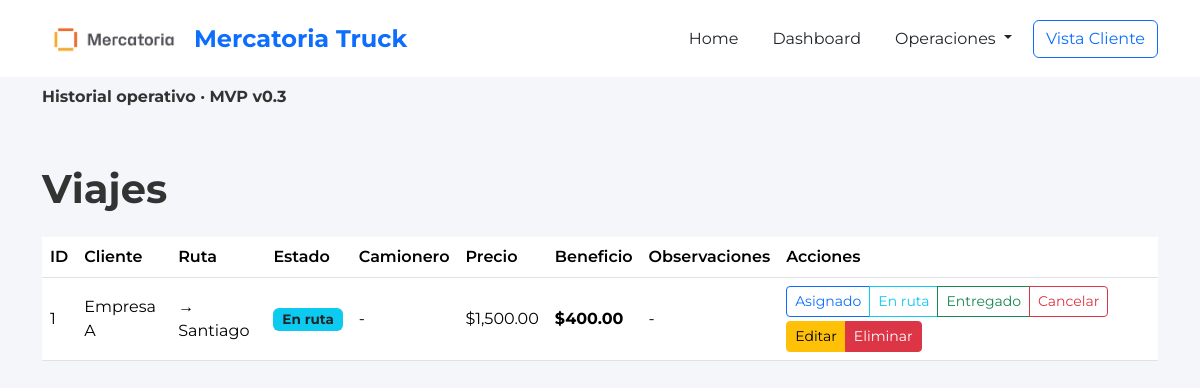
The page /viajes on the database as committed earlier.
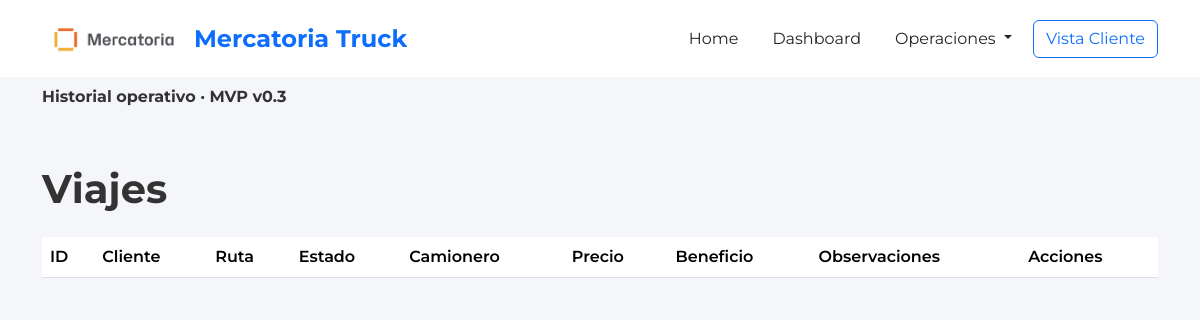
The same page on the database as committed later.
### tables this page shows
CREATE TABLE viajes (
        id INTEGER PRIMARY KEY AUTOINCREMENT,
        cliente TEXT,
        cliente_id INTEGER,
        ruta_id INTEGER,
        tarifa_id INTEGER,
        tipo_vehiculo_id INTEGER,
        origen TEXT,
        destino TEXT,
        precio REAL DEFAULT 0,
        precio_calculado REAL DEFAULT 0,
        precio_final REAL DEFAULT 0,
        precio_editado INTEGER DEFAULT 0,
        motivo_edicion_precio TEXT,
        combustible REAL DEFAULT 0,
        pago_camionero REAL DEFAULT 0,
        camionero REAL DEFAULT 0,
        comision REAL DEFAULT 0,
        beneficio REAL DEFAULT 0,
        estado TEXT DEFAULT 'Solicitado',
        camionero_id INTEGER,
        camionero_nombre TEXT,
        vehiculo_id INTEGER,
        fecha_creacion TEXT DEFAULT CURRENT_TIMESTAMP,
        fecha_asignacion TEXT,
        fecha_recogida TEXT,
        fecha_entrega TEXT,
        observaciones TEXT
    );

### routes/viajes.py (the view)
@viajes_bp.route("/viajes")
def viajes():
    conexion = conectar()
    cursor = conexion.cursor()
    cursor.execute("""
    SELECT id, cliente, origen, destino, precio, combustible, camionero,
           comision, beneficio, estado, camionero_nombre, observaciones
    FROM viajes
    ORDER BY id DESC
    """)
    viajes_guardados = cursor.fetchall()
    conexion.close()
    return render_template(
        "viajes.html",
        viajes=viajes_guardados,
        rol=CURRENT_ROLE,
        estados=VIAJE_ESTADOS
    )

### database.py (called while the page is built)
def conectar():
    con = sqlite3.connect(DATABASE_NAME)
    con.row_factory = sqlite3.Row
    return con

### templates/viajes.html
{% extends "base.html" %}
{% block barra %}
Historial operativo · MVP v0.3
{% endblock %}
{% block contenido %}
<h1>Viajes</h1>
<div class="main-card mt-4">
    <table class="table table-hover align-middle">
        <thead>
            <tr>
                <th>ID</th>
                <th>Cliente</th>
                <th>Ruta</th>
                <th>Estado</th>
                <th>Camionero</th>
                <th>Precio</th>
                <th>Beneficio</th>
                <th>Observaciones</th>
                <th>Acciones</th>
            </tr>
        </thead>
        <tbody>
            {% for viaje in viajes %}
            <tr>
                <td>{{ viaje[0] }}</td>
                <td>{{ viaje[1] }}</td>
                <td>{{ viaje[2] }} → {{ viaje[3] }}</td>
                <td>
                    {% if viaje[9] == "Pendiente" %}
                        <span class="badge bg-warning text-dark">Pendiente</span>
                    {% elif viaje[9] == "Asignado" %}
                        <span class="badge bg-primary">Asignado</span>
                    {% elif viaje[9] == "En ruta" %}
                        <span class="badge bg-info text-dark">En ruta</span>
                    {% elif viaje[9] == "Entregado" %}
                        <span class="badge bg-success">Entregado</span>
                    {% else %}
                        <span class="badge bg-danger">Cancelado</span>
                    {% endif %}
                </td>
                <td>{{ viaje[10] or "-" }}</td>
                <td>${{ "{:,.2f}".format(viaje[4]) }}</td>
                <td><strong>${{ "{:,.2f}".format(viaje[8]) }}</strong></td>
                <td>{{ viaje[11] or "-" }}</td>
                <td>
                    <div class="btn-group mb-1">
                        <a href="/estado/{{ viaje[0] }}/Asignado" class="btn btn-sm btn-outline-primary">Asignado</a>
                        <a href="/estado/{{ viaje[0] }}/En ruta" class="btn btn-sm btn-outline-info">En ruta</a>
                        <a href="/estado/{{ viaje[0] }}/Entregado" class="btn btn-sm btn-outline-success">Entregado</a>
                        <a href="/estado/{{ viaje[0] }}/Cancelado" class="btn btn-sm btn-outline-danger">Cancelar</a>
                    </div>
                    <div class="btn-group">
                        <a href="/editar/{{ viaje[0] }}" class="btn btn-sm btn-warning">Editar</a>
                        {% if rol == "MASTER" %}
                            <a href="/eliminar/{{ viaje[0] }}" class="btn btn-sm btn-danger">Eliminar</a>
                        {% endif %}
                    </div>
                </td>
            </tr>
            {% endfor %}
        </tbody>
    </table>
</div>
{% endblock %}

### templates/base.html (shortened to what this page needs)
<!DOCTYPE html>
<html lang="es">
<head>
    <link href="https://cdn.jsdelivr.net/npm/bootstrap@5.3.3/dist/css/bootstrap.min.css" rel="stylesheet">
    <link href="/static/style.css" rel="stylesheet">
</head>
<body>
<nav class="topbar py-3">
    <div class="container d-flex justify-content-between align-items-center">
        <div class="d-flex align-items-center gap-2">
            <img src="/static/logo-mercatoria.jpg" class="logo" alt="Mercatoria">
            <span class="fs-4 fw-bold brand-text">Mercatoria Truck</span>
        </div>
        <div class="d-flex gap-2 align-items-center">
            <a href="/" class="btn btn-nav">Home</a>
            <a href="/dashboard" class="btn btn-nav">Dashboard</a>
            <div class="dropdown">
                <button class="btn btn-nav dropdown-toggle" type="button" data-bs-toggle="dropdown">
                    Operaciones
                </button>
            </div>
            <a href="/cliente" class="btn btn-outline-primary">Vista Cliente</a>
        </div>
    </div>
</nav>
<div class="orange-bar py-2">
    <div class="container fw-bold">
        {% block barra %}{% endblock %}
    </div>
</div>
<div class="container mt-5">
    {% block contenido %}{% endblock %}
</div>
</body>
</html>

### static/style.css (style rules this page uses)
body { font-family: 'Montserrat', sans-serif; background: #f5f6fa; color: #333; }
h1, h2, h3, h4 { font-weight: 700; }
.topbar { background: white; }
.logo { height: 45px; border-radius: 6px; }
.brand-text { color: #0d6efd; }
table th { font-weight: 600; }

Rows that differ between the two databases and show on the page:
removed viajes: id "1", cliente "Empresa A", destino "Santiago", estado "En ruta", viaje "-", precio "1,500.00", beneficio "400.00"
